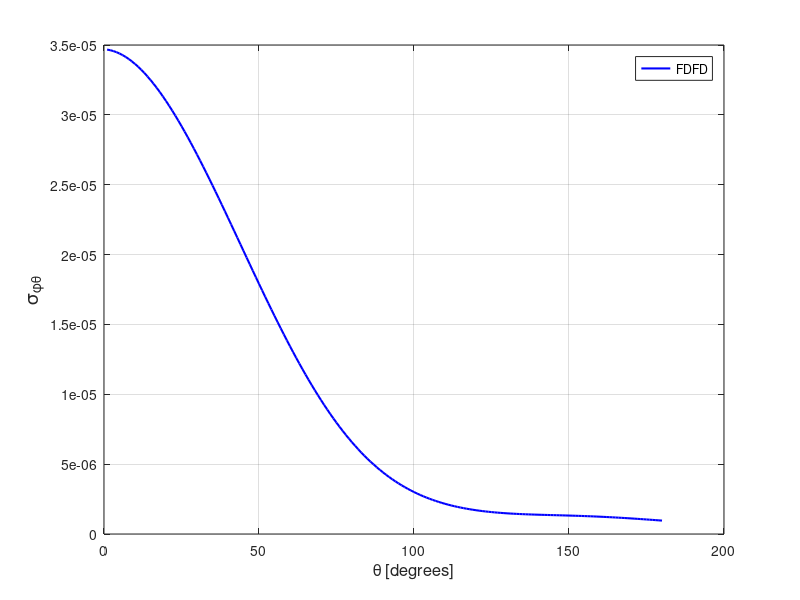

Recreate this plot in MATLAB.
spt = [ 
    1  0.34671375E-04
    2  0.34628956E-04
    3  0.34567911E-04
    4  0.34488432E-04
    5  0.34391498E-04
    6  0.34276152E-04
    7  0.34143490E-04
    8  0.33993663E-04
    9  0.33827280E-04
   10  0.33644068E-04
   11  0.33445081E-04
   12  0.33230350E-04
   13  0.32999676E-04
   14  0.32754455E-04
   15  0.32494816E-04
   16  0.32220923E-04
   17  0.31933680E-04
   18  0.31632673E-04
   19  0.31319079E-04
   20  0.30993233E-04
   21  0.30655330E-04
   22  0.30305458E-04
   23  0.29945732E-04
   24  0.29574965E-04
   25  0.29194567E-04
   26  0.28804679E-04
   27  0.28405626E-04
   28  0.27998496E-04
   29  0.27582815E-04
   30  0.27159918E-04
   31  0.26729860E-04
   32  0.26293877E-04
   33  0.25851625E-04
   34  0.25404324E-04
   35  0.24951756E-04
   36  0.24494651E-04
   37  0.24033534E-04
   38  0.23569188E-04
   39  0.23102313E-04
   40  0.22631813E-04
   41  0.22160009E-04
   42  0.21686903E-04
   43  0.21213160E-04
   44  0.20737851E-04
   45  0.20263760E-04
   46  0.19788913E-04
   47  0.19314994E-04
   48  0.18844123E-04
   49  0.18373790E-04
   50  0.17905519E-04
   51  0.17440554E-04
   52  0.16977596E-04
   53  0.16518234E-04
   54  0.16063577E-04
   55  0.15613346E-04
   56  0.15167098E-04
   57  0.14725963E-04
   58  0.14290370E-04
   59  0.13859859E-04
   60  0.13435652E-04
   61  0.13017695E-04
   62  0.12606648E-04
   63  0.12202758E-04
   64  0.11805594E-04
   65  0.11415999E-04
   66  0.11033558E-04
   67  0.10659283E-04
   68  0.10293222E-04
   69  0.99352783E-05
   70  0.95852556E-05
   71  0.92437858E-05
   72  0.89114310E-05
   73  0.85876109E-05
   74  0.82719725E-05
   75  0.79648398E-05
   76  0.76679207E-05
   77  0.73786109E-05
   78  0.70988262E-05
   79  0.68278528E-05
   80  0.65658310E-05
   81  0.63123766E-05
   82  0.60671409E-05
   83  0.58310484E-05
   84  0.56034287E-05
   85  0.53843005E-05
   86  0.51733159E-05
   87  0.49707246E-05
   88  0.47758217E-05
   89  0.45889851E-05
   90  0.44095800E-05
   91  0.42381926E-05
   92  0.40741161E-05
   93  0.39168640E-05
   94  0.37674570E-05
   95  0.36241242E-05
   96  0.34869408E-05
   97  0.33573647E-05
   98  0.32332953E-05
   99  0.31153336E-05
  100  0.30037365E-05
  101  0.28972411E-05
  102  0.27961305E-05
  103  0.27004257E-05
  104  0.26102944E-05
  105  0.25241679E-05
  106  0.24429689E-05
  107  0.23662933E-05
  108  0.22938930E-05
  109  0.22257802E-05
  110  0.21614503E-05
  111  0.21011574E-05
  112  0.20442471E-05
  113  0.19908468E-05
  114  0.19411173E-05
  115  0.18940387E-05
  116  0.18503025E-05
  117  0.18093872E-05
  118  0.17712080E-05
  119  0.17354604E-05
  120  0.17021893E-05
  121  0.16715255E-05
  122  0.16427691E-05
  123  0.16162530E-05
  124  0.15917130E-05
  125  0.15691488E-05
  126  0.15480987E-05
  127  0.15289545E-05
  128  0.15111418E-05
  129  0.14947332E-05
  130  0.14797303E-05
  131  0.14658942E-05
  132  0.14532473E-05
  133  0.14415473E-05
  134  0.14308343E-05
  135  0.14209504E-05
  136  0.14118536E-05
  137  0.14034823E-05
  138  0.13955741E-05
  139  0.13881219E-05
  140  0.13811446E-05
  141  0.13746663E-05
  142  0.13683031E-05
  143  0.13620743E-05
  144  0.13560746E-05
  145  0.13502299E-05
  146  0.13443204E-05
  147  0.13384362E-05
  148  0.13322936E-05
  149  0.13261532E-05
  150  0.13198134E-05
  151  0.13131391E-05
  152  0.13062646E-05
  153  0.12990580E-05
  154  0.12915860E-05
  155  0.12836900E-05
  156  0.12753944E-05
  157  0.12667474E-05
  158  0.12576908E-05
  159  0.12481486E-05
  160  0.12382030E-05
  161  0.12278008E-05
  162  0.12169636E-05
  163  0.12056778E-05
  164  0.11939160E-05
  165  0.11818696E-05
  166  0.11692924E-05
  167  0.11563009E-05
  168  0.11429292E-05
  169  0.11291280E-05
  170  0.11150822E-05
  171  0.11006812E-05
  172  0.10859291E-05
  173  0.10709470E-05
  174  0.10556718E-05
  175  0.10400679E-05
  176  0.10243608E-05
  177  0.10084532E-05
  178  0.99237877E-06
  179  0.97613406E-06
  180  0.95986695E-06
  181  0.94348059E-06
  182  0.92705903E-06
  183  0.91064646E-06
  184  0.89422696E-06
  185  0.87783729E-06
  186  0.86150726E-06
  187  0.84531814E-06
  188  0.82921389E-06
  189  0.81318001E-06
  190  0.79741585E-06
  191  0.78179033E-06
  192  0.76637883E-06
  193  0.75118612E-06
  194  0.73620362E-06
  195  0.72155058E-06
  196  0.70720046E-06
  197  0.69308760E-06
  198  0.67933058E-06
  199  0.66587501E-06
  200  0.65281574E-06
  201  0.64010271E-06
  202  0.62771795E-06
  203  0.61575099E-06
  204  0.60416232E-06
  205  0.59299367E-06
  206  0.58226755E-06
  207  0.57195024E-06
  208  0.56212286E-06
  209  0.55263388E-06
  210  0.54365586E-06
  211  0.53511599E-06
  212  0.52708464E-06
  213  0.51953413E-06
  214  0.51252010E-06
  215  0.50588426E-06
  216  0.49983066E-06
  217  0.49430844E-06
  218  0.48926040E-06
  219  0.48473640E-06
  220  0.48082620E-06
  221  0.47741173E-06
  222  0.47460722E-06
  223  0.47236716E-06
  224  0.47071438E-06
  225  0.46967921E-06
  226  0.46921764E-06
  227  0.46941389E-06
  228  0.47027524E-06
  229  0.47181391E-06
  230  0.47412988E-06
  231  0.47709642E-06
  232  0.48077078E-06
  233  0.48523896E-06
  234  0.49052954E-06
  235  0.49682438E-06
  236  0.50380334E-06
  237  0.51196508E-06
  238  0.52092111E-06
  239  0.53110176E-06
  240  0.54230730E-06
  241  0.55476568E-06
  242  0.56838229E-06
  243  0.58336894E-06
  244  0.59983012E-06
  245  0.61774608E-06
  246  0.63734228E-06
  247  0.65869273E-06
  248  0.68198017E-06
  249  0.70711081E-06
  250  0.73441925E-06
  251  0.76414801E-06
  252  0.79626528E-06
  253  0.83104430E-06
  254  0.86856159E-06
  255  0.90923760E-06
  256  0.95306081E-06
  257  0.10004837E-05
  258  0.10515913E-05
  259  0.11067949E-05
  260  0.11659806E-05
  261  0.12297196E-05
  262  0.12983012E-05
  263  0.13719012E-05
  264  0.14509844E-05
  265  0.15357002E-05
  266  0.16265459E-05
  267  0.17236961E-05
  268  0.18275679E-05
  269  0.19385204E-05
  270  0.20568007E-05
  271  0.21829089E-05
  272  0.23172104E-05
  273  0.24598307E-05
  274  0.26115356E-05
  275  0.27723911E-05
  276  0.29429284E-05
  277  0.31230099E-05
  278  0.33132358E-05
  279  0.35147191E-05
  280  0.37267557E-05
  281  0.39499068E-05
  282  0.41846547E-05
  283  0.44312796E-05
  284  0.46894788E-05
  285  0.49601495E-05
  286  0.52433315E-05
  287  0.55389069E-05
  288  0.58472569E-05
  289  0.61682445E-05
  290  0.65021750E-05
  291  0.68495451E-05
  292  0.72090616E-05
  293  0.75822386E-05
  294  0.79678430E-05
  295  0.83663326E-05
  296  0.87773215E-05
  297  0.92009614E-05
  298  0.96364920E-05
  299  0.10083921E-04
  300  0.10543019E-04
  301  0.11013429E-04
  302  0.11494431E-04
  303  0.11986431E-04
  304  0.12487726E-04
  305  0.12998670E-04
  306  0.13518254E-04
  307  0.14046810E-04
  308  0.14582665E-04
  309  0.15125112E-04
  310  0.15674410E-04
  311  0.16229335E-04
  312  0.16788495E-04
  313  0.17353357E-04
  314  0.17920509E-04
  315  0.18489842E-04
  316  0.19061339E-04
  317  0.19633095E-04
  318  0.20206440E-04
  319  0.20777392E-04
  320  0.21347920E-04
  321  0.21914972E-04
  322  0.22479657E-04
  323  0.23039609E-04
  324  0.23593268E-04
  325  0.24142768E-04
  326  0.24685032E-04
  327  0.25219884E-04
  328  0.25745650E-04
  329  0.26262374E-04
  330  0.26769769E-04
  331  0.27266129E-04
  332  0.27751264E-04
  333  0.28223329E-04
  334  0.28683738E-04
  335  0.29130726E-04
  336  0.29562882E-04
  337  0.29980827E-04
  338  0.30383626E-04
  339  0.30771102E-04
  340  0.31141390E-04
  341  0.31495409E-04
  342  0.31832107E-04
  343  0.32152002E-04
  344  0.32453616E-04
  345  0.32736898E-04
  346  0.33001696E-04
  347  0.33248609E-04
  348  0.33475877E-04
  349  0.33684486E-04
  350  0.33873552E-04
  351  0.34043023E-04
  352  0.34193668E-04
  353  0.34324265E-04
  354  0.34435725E-04
  355  0.34527329E-04
  356  0.34599616E-04
  357  0.34652563E-04
  358  0.34685585E-04
  359  0.34699919E-04
  360  0.34694942E-04
 ]; 
plot(spt(1:180,1),spt(1:180,2),'b-','linewidth',1.5 ); 
grid on 
legend('FDFD');
xlabel('\theta [degrees]','FontSize',12);
ylabel('\sigma_{\phi\theta}','FontSize',14);
